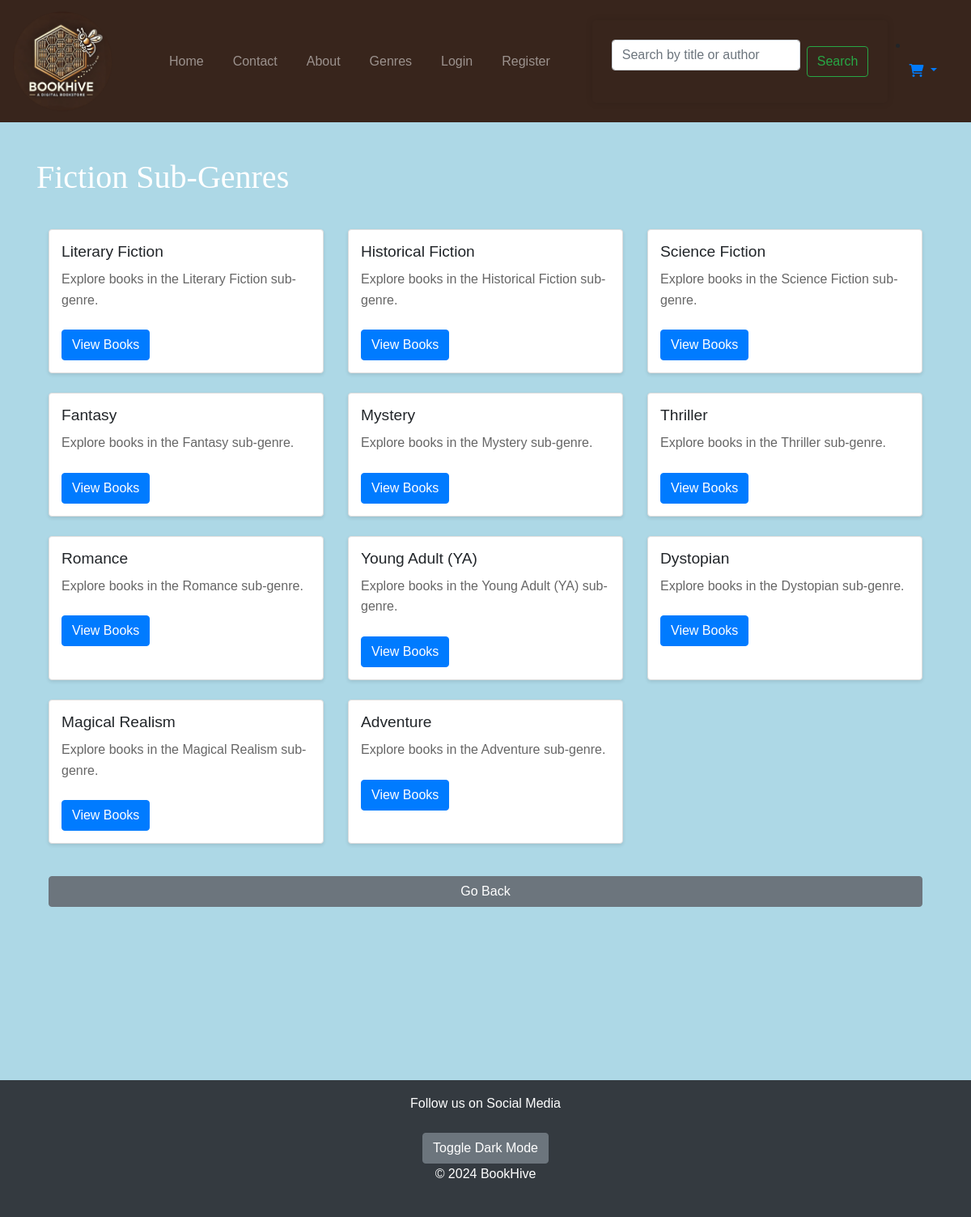
The app's page /catalogue/genres/2/ with its own data.
### catalogue/models.py (models this page shows, shortened)
class Genre(models.Model):
    name = models.CharField(max_length=100)

class SubGenre(models.Model):
    name = models.CharField(max_length=100)
    genre = models.ForeignKey(Genre, on_delete=models.CASCADE)

### catalogue/views.py (the view)
# urls.py: path('genres/<int:genre_id>/', views.subgenre_list, name='subgenre_list'),
def subgenre_list(request, genre_id):
    genre = get_object_or_404(Genre, id=genre_id)
    subgenres = SubGenre.objects.filter(genre=genre)
    return render(request, 'catalogue/subgenres.html', {'subgenres': subgenres, 'genre': genre})

### catalogue/templates/catalogue/subgenres.html (shortened to what this page needs)
{% extends "core/layout.html" %}
{% block content %}
<h1>{{ genre.name }} Sub-Genres</h1>
<div class="container">
    <div class="row">
        {% for subgenre in subgenres %}
            <div class="col-md-4 mb-4">
                <div class="card h-100">
                    <div class="card-body">
                        <h5 class="card-title">{{ subgenre.name }}</h5>
                        <p class="card-text">Explore books in the {{ subgenre.name }} sub-genre.</p>
                        <a href="{% url 'catalogue:book_list' subgenre.id %}" class="btn btn-primary">View Books</a>
                    </div>
                </div>
            </div>
        {% endfor %}
    </div>
    <a href="javascript:history.back()" class="btn btn-secondary mt-3">Go Back</a>
</div>
{% endblock %}

### BookHive/static/css/styles.css (style rules this page uses)
body { font-family: Arial, sans-serif; background-color: lightblue; }
h1, h2 { font-family: "Abril Fatface"; color:#000000; }
.card { border: 1px solid #ddd; border-radius: 4px; box-shadow: 0 2px 4px rgba(0,0,0,0.1); }
.card-body { padding: 15px; }
.card-title { font-size: 1.2em; margin-bottom: 10px; }
.card-text { font-size: 1em; color: #666; }
.btn-primary { background-color: #007bff; border-color: #007bff; }
.container { margin-top: 2rem; display: flex; flex-direction: column; min-height: 150vh; }
.container { margin-top: 2rem; }
p { line-height: 1.6; margin-bottom: 1.5rem; }
.btn-secondary { background-color: #6c757d; border-color: #6c757d; }
h1, h2, h3.dark-mode { color: #ffffff; }

### records on screen
Genre: name "Fiction"
SubGenre: name "Literary Fiction"
SubGenre: name "Historical Fiction"
SubGenre: name "Science Fiction"
SubGenre: name "Fantasy"
SubGenre: name "Mystery"
SubGenre: name "Thriller"
SubGenre: name "Romance"
SubGenre: name "Young Adult (YA)"
SubGenre: name "Dystopian"
SubGenre: name "Magical Realism"
SubGenre: name "Adventure"
